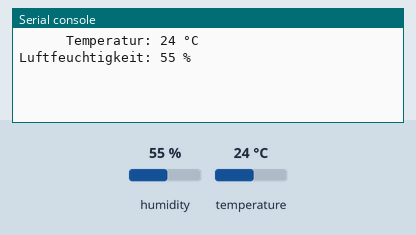
The program below on a simulated Raspberry Pi Pico running MicroPython. Parts: the last lines printed to the serial console. Inputs (shaded band) come from the test bench; at power-on: humidity 55 %, temperature 24 °C.

Above: at 2.2 s.
2.3 s: humidity set to 22 %
At 4.9 s:
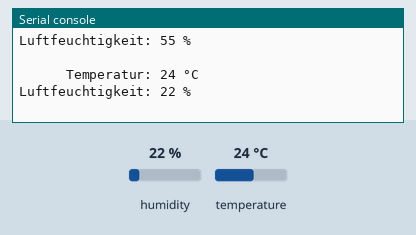
6.1 s: temperature set to 12 °C
At 8.0 s:
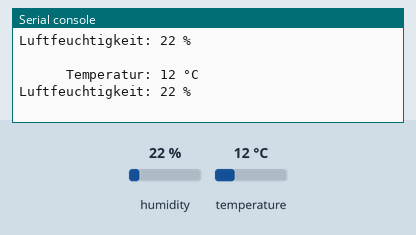
9.9 s: humidity set to 40 %
At 11.1 s:
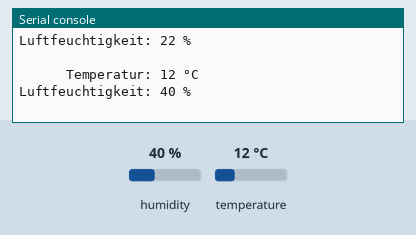
Timing chart, 0 to 12.9 s (numbered marks = the images above; inputs shaded):
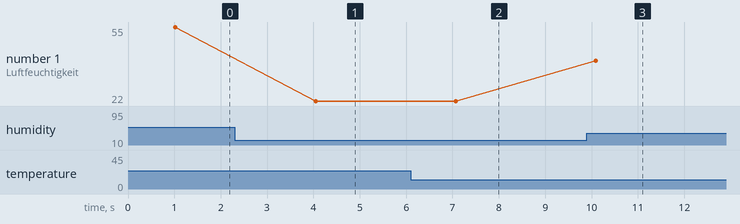

Measured:
- after the input at 2.3 s, the serial console: prints a new line after 1.7 s (image 1)
- after the input at 6.1 s, the serial console: prints a new line after 0.97 s (image 2)
- after the input at 9.9 s, the serial console: prints a new line after 0.19 s (image 3)
- plotted number 1: 55 → 22 after the input at 2.3 s, 22 → 40 after the input at 9.9 s

The program:

last_dht11.py
```python
# Bibliotheken laden
from machine import Pin
from utime import sleep
from dht import DHT11

# Initialisierung GPIO und DHT11
sleep(1)
dht11_sensor = DHT11(Pin(2, Pin.IN, Pin.PULL_UP))

# Wiederholung (Endlos-Schleife)
while True:
    # Messung durchführen
    dht11_sensor.measure()
    # Werte lesen
    temp = dht11_sensor.temperature()
    humi = dht11_sensor.humidity()
    # Werte ausgeben
    print('      Temperatur:', temp, '°C')
    print('Luftfeuchtigkeit:', humi, '%')
    print()
    sleep(3)
```
